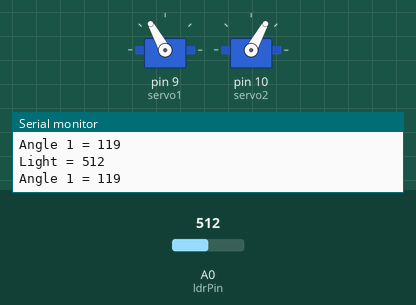
This sketch was run on a simulated Arduino Uno, built with avr-gcc and run on an emulated ATmega328P. On the bench: 2 × servo, the last lines printed to the serial monitor. The inputs (shaded band) are chosen by the test bench; at power-on: A0 (ldrPin) = 512.

Above: at 1.8 s.
1.9 s: A0 (ldrPin) set to 716
At 2.4 s:
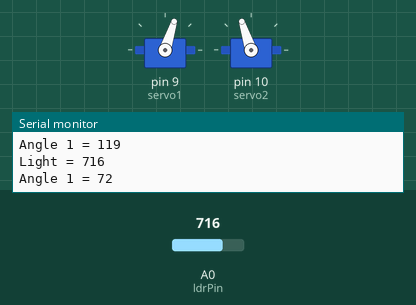
3.5 s: A0 (ldrPin) set to 900
At 5.2 s:
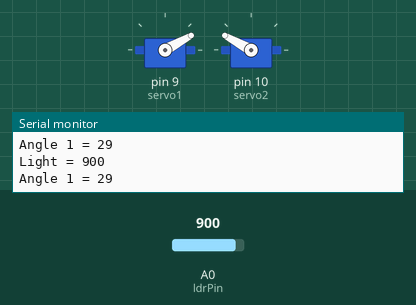
5.5 s: A0 (ldrPin) set to 1023
At 6.7 s:
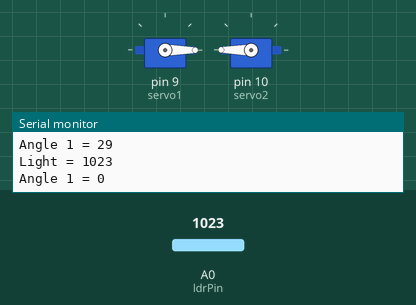
7.5 s: A0 (ldrPin) set to 511
At 8.3 s:
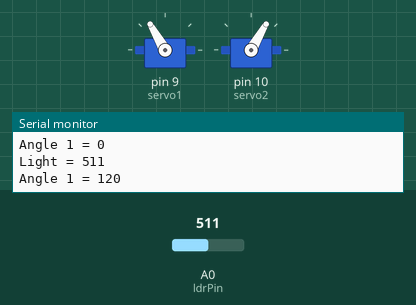
9.5 s: A0 (ldrPin) set to 306
At 11.1 s:
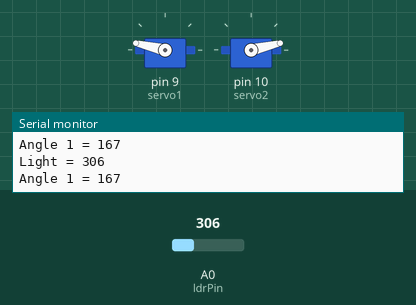
11.5 s: A0 (ldrPin) set to 240
At 12.7 s:
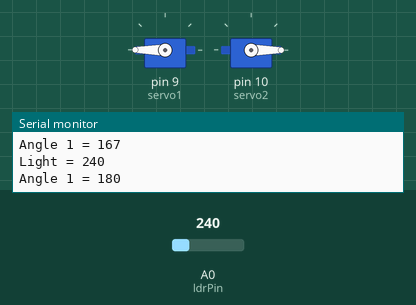
Timing chart, 0 to 14.5 s (numbered marks = the images above; inputs shaded):
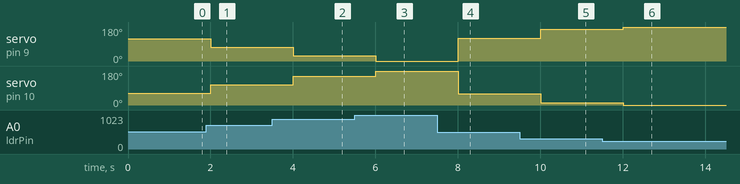

The sketch:

motor_controller.ino
```cpp
#include <Servo.h>

Servo servo1;
Servo servo2;

const int ldrPin = A0;  // LDR 接在 A0
int lightValue; // obtained from light dependent resistor
int lv_max = 1023, lv_min = 250; // the range is measured from the LDR

void setup() {
  Serial.begin(9600);
  servo1.attach(9);
  servo2.attach(10);
}


void light_to_angle(){
  lightValue = analogRead(ldrPin);

  // more complex logic will be introduced later

  // 假設光越強，讀到的電阻值越小 → 轉越大角度

  int angle = map(lightValue, lv_min, lv_max, 180, 0);  // 映射成角度
  angle = constrain(angle, 0, 180); // clipping, ensure angle is in [0,180]
  servo1.write(angle);
  servo2.write(180 - angle);  // 相反方向轉動


  // log for debugging
  Serial.print("Light = ");
  Serial.println(lightValue);

  Serial.print("Angle 1 = ");
  Serial.println(angle);

  delay(1000);  // delay 1000 ms for testing
}

void loop() {

  // test_servos();
  light_to_angle();

}
```

motor_test.ino
```cpp
void test_servos() {
  servo1.write(0);   // 轉到 0 度
  servo2.write(0);
  delay(1000);

  servo1.write(90);  // 轉到 90 度
  servo2.write(90);
  delay(1000);

  servo1.write(180); // 轉到 180 度
  servo2.write(180);
  delay(1000);
}
```

Measured:
- after the input at 1.9 s, servo on pin 9 (servo1): 119° → 72° after 0.10 s; servo on pin 10 (servo2): 61° → 108° after 0.10 s
- after the input at 3.5 s, servo on pin 9 (servo1): 72° → 29° after 0.50 s; servo on pin 10 (servo2): 108° → 151° after 0.50 s
- after the input at 5.5 s, servo on pin 9 (servo1): 29° → 0° after 0.51 s; servo on pin 10 (servo2): 151° → 180° after 0.51 s
- after the input at 7.5 s, servo on pin 9 (servo1): 0° → 120° after 0.51 s; servo on pin 10 (servo2): 180° → 60° after 0.51 s
- after the input at 9.5 s, servo on pin 9 (servo1): 120° → 167° after 0.51 s; servo on pin 10 (servo2): 60° → 13° after 0.51 s
- after the input at 11.5 s, servo on pin 9 (servo1): 167° → 180° after 0.51 s; servo on pin 10 (servo2): 13° → 0° after 0.51 s
